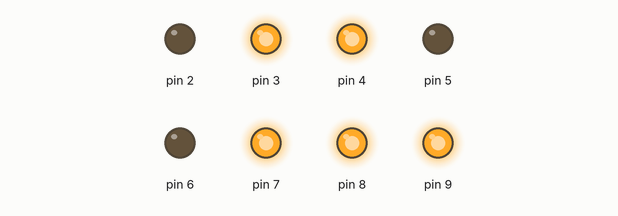
Simulated run of this sketch. Board: Arduino Uno, built with avr-gcc and run on an emulated ATmega328P. Shown: output pins drawn as LEDs (lit = HIGH).

Above: at 0.5 s.
At 3.5 s:
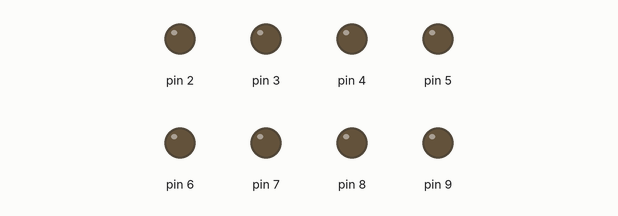
Timing chart, 0 to 4.6 s (numbered marks = the images above):
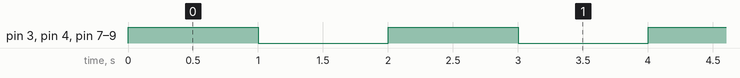

Measured:
- by itself, pin 3, pin 4, pin 7–9: alternates HIGH for 1.0 s and LOW for 1.0 s

The sketch:

Basic_7Segment_Display.ino
```cpp
#include <seg7.h>

seg7 lol(2,3,4,5,6,7,8,9);

void setup() {

}

void loop() {

lol.Seg7(4);

}
```

seg7.cpp
```cpp
#include <Arduino.h>
#include "seg7.h"

seg7::seg7(int a,int b,int c,int d,int e,int f,int g,int dp){

  pinMode(a, OUTPUT);
  pinMode(b, OUTPUT);
  pinMode(c, OUTPUT);
  pinMode(d, OUTPUT);
  pinMode(e, OUTPUT);
  pinMode(f, OUTPUT);
  pinMode(g, OUTPUT);
  pinMode(dp, OUTPUT);
	al=a;
	bl=b;
	cl=c;
	dl=d;
	el=e;
	fl=f;
	gl=g;
	dpl=dp;
}

void seg7::Seg7(int no){
 if(no==0)
  {
      digitalWrite(al,1);
      digitalWrite(bl,1);
      digitalWrite(cl,1);
      digitalWrite(dl,1);
      digitalWrite(el,1);
      digitalWrite(fl,1);

      digitalWrite(dpl,1);
      delay(1000);
      done();
  }
  else if(no==1)
  {

digitalWrite(bl,1);
digitalWrite(cl,1);
digitalWrite(dpl,1);
delay(1000);
done();
  }
  else if(no==2)
  {
    digitalWrite(al,1);
digitalWrite(bl,1);

digitalWrite(dl,1);
digitalWrite(el,1);

digitalWrite(gl,1);
digitalWrite(dpl,1);
delay(1000);
done();
  }
  else if(no==3)
  {
    digitalWrite(al,1);
digitalWrite(bl,1);
digitalWrite(cl,1);
digitalWrite(dl,1);


digitalWrite(gl,1);
digitalWrite(dpl,1);
delay(1000);
done();
  }
  else if(no==4)
  {

digitalWrite(cl,1);
digitalWrite(bl,1);
digitalWrite(fl,1);
digitalWrite(gl,1);
digitalWrite(dpl,1);
delay(1000);
done();
  }
  else if(no==5)
  {
    digitalWrite(al,1);

digitalWrite(cl,1);
digitalWrite(dl,1);

digitalWrite(fl,1);
digitalWrite(gl,1);
digitalWrite(dpl,1);
delay(1000);
done();
  }
  else if(no==6)
  {
    digitalWrite(al,1);

digitalWrite(cl,1);
digitalWrite(dl,1);
digitalWrite(el,1);
digitalWrite(fl,1);
digitalWrite(gl,1);
digitalWrite(dpl,1);
delay(1000);
done();
  }
  else if(no==7)
  {
    digitalWrite(al,1);
digitalWrite(bl,1);
digitalWrite(cl,1);
digitalWrite(dpl,1);
delay(1000);
done();
  }
  else if(no==8)
  {
    digitalWrite(al,1);
digitalWrite(bl,1);
digitalWrite(cl,1);
digitalWrite(dl,1);
digitalWrite(el,1);
digitalWrite(fl,1);
digitalWrite(gl,1);
digitalWrite(dpl,1);
delay(1000);
done();
  }
  else if(no==9)
  {
    digitalWrite(al,1);
digitalWrite(bl,1);
digitalWrite(cl,1);
digitalWrite(dl,1);

digitalWrite(fl,1);
digitalWrite(gl,1);
digitalWrite(dpl,1);
delay(1000);
done();
  }
}

void seg7::done()
{
	digitalWrite(al,0);
digitalWrite(bl,0);
digitalWrite(cl,0);
digitalWrite(dl,0);
digitalWrite(el,0);
digitalWrite(fl,0);
digitalWrite(gl,0);
digitalWrite(dpl,0);
delay(1000);
}
```

seg7.h
```cpp
#ifndef seg7_h
#define seg7_h

#include <Arduino.h>


class seg7
{
public:
	seg7(int a,int b,int c,int d,int e,int f,int g,int dp);  //Constructor. attach pin to blink
	void Seg7(int no);  //enable blinking with 1s duration
	void done();
private:
	uint8_t al;
	uint8_t bl;
	uint8_t cl;
	uint8_t dl;
	uint8_t el;
	uint8_t fl;
	uint8_t gl;
	uint8_t dpl;
};

#endif
```
